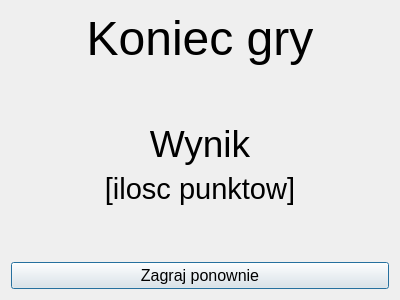
<?xml version="1.0" encoding="UTF-8"?>
<ui version="4.0">
 <class>OknoPrzegranej</class>
 <widget class="QDialog" name="OknoPrzegranej">
  <property name="geometry">
   <rect>
    <x>0</x>
    <y>0</y>
    <width>400</width>
    <height>300</height>
   </rect>
  </property>
  <property name="windowTitle">
   <string>Dialog</string>
  </property>
  <layout class="QGridLayout" name="gridLayout">
   <item row="5" column="0">
    <widget class="QPushButton" name="pushButtonZagrajPonownie">
     <property name="font">
      <font>
       <pointsize>12</pointsize>
      </font>
     </property>
     <property name="text">
      <string>Zagraj ponownie</string>
     </property>
    </widget>
   </item>
   <item row="4" column="0">
    <spacer name="verticalSpacer">
     <property name="orientation">
      <enum>Qt::Vertical</enum>
     </property>
     <property name="sizeHint" stdset="0">
      <size>
       <width>20</width>
       <height>40</height>
      </size>
     </property>
    </spacer>
   </item>
   <item row="0" column="0">
    <widget class="QLabel" name="labelKoniecGry">
     <property name="text">
      <string>&lt;html&gt;&lt;head/&gt;&lt;body&gt;&lt;p align=&quot;center&quot;&gt;&lt;span style=&quot; font-size:36pt;&quot;&gt;Koniec gry&lt;/span&gt;&lt;/p&gt;&lt;/body&gt;&lt;/html&gt;</string>
     </property>
    </widget>
   </item>
   <item row="3" column="0">
    <widget class="QLabel" name="label">
     <property name="sizePolicy">
      <sizepolicy hsizetype="Preferred" vsizetype="Fixed">
       <horstretch>0</horstretch>
       <verstretch>0</verstretch>
      </sizepolicy>
     </property>
     <property name="text">
      <string>&lt;html&gt;&lt;head/&gt;&lt;body&gt;&lt;p align=&quot;center&quot;&gt;&lt;span style=&quot; font-size:22pt;&quot;&gt;[ilosc punktow]&lt;/span&gt;&lt;/p&gt;&lt;/body&gt;&lt;/html&gt;</string>
     </property>
    </widget>
   </item>
   <item row="2" column="0">
    <widget class="QLabel" name="labelWynik">
     <property name="sizePolicy">
      <sizepolicy hsizetype="Preferred" vsizetype="Fixed">
       <horstretch>0</horstretch>
       <verstretch>0</verstretch>
      </sizepolicy>
     </property>
     <property name="text">
      <string>&lt;html&gt;&lt;head/&gt;&lt;body&gt;&lt;p align=&quot;center&quot;&gt;&lt;span style=&quot; font-size:28pt;&quot;&gt;Wynik&lt;/span&gt;&lt;/p&gt;&lt;/body&gt;&lt;/html&gt;</string>
     </property>
    </widget>
   </item>
   <item row="1" column="0">
    <spacer name="verticalSpacer_2">
     <property name="orientation">
      <enum>Qt::Vertical</enum>
     </property>
     <property name="sizeHint" stdset="0">
      <size>
       <width>20</width>
       <height>40</height>
      </size>
     </property>
    </spacer>
   </item>
  </layout>
 </widget>
 <resources/>
 <connections/>
</ui>
